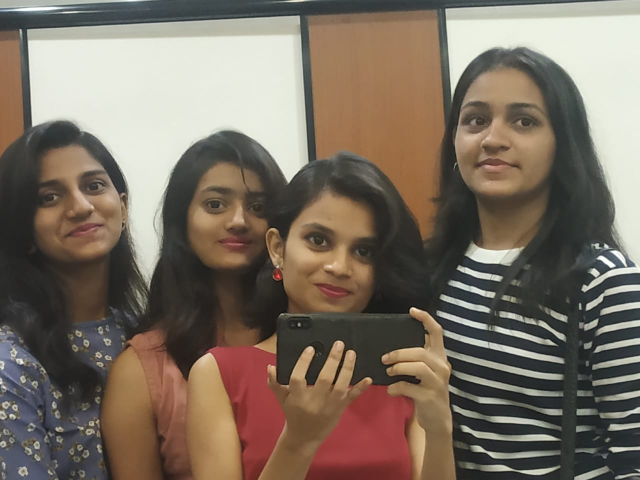
#> input picture group.jpeg, 1280 x 960 px, found by its file name (shown at 1/2 size)
$ python OpenCV.py
#> lines starting #> are read from the running program, lines starting #| are printed output that depends on the picture; after the words box and inside, x2 and y2 are one past the last pixel; in counts of white or black regions, pixels touching at a corner belong together
import cv2

#cascadeclassifier object
face_cascade = cv2.CascadeClassifier("C:\\Users\\hp\\Documents\\OpenCV\\haarcascade_frontalface_default.xml")

#reading colored image
img = cv2.imread ("C:\\Users\\hp\Documents\\OpenCV\\group.jpeg",1)
#> img is the input picture: shape (960, 1280, 3); mean B, G, R 97.5, 110.5, 123.2

#converting image into gray-scale image
gray_img = cv2.cvtColor(img, cv2.COLOR_BGR2GRAY)
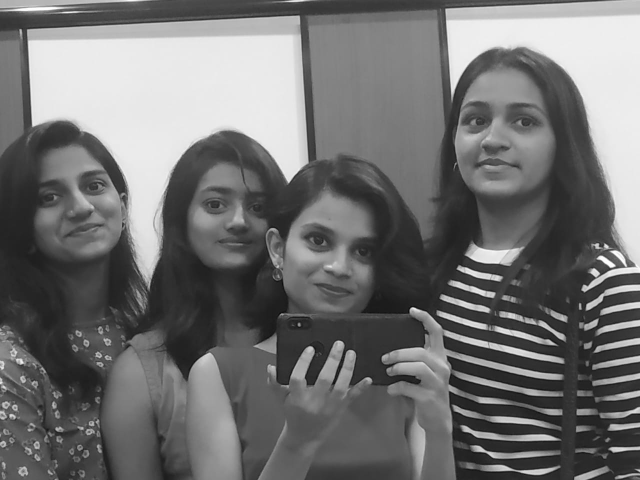
#> gray_img: shape (960, 1280) (shown at 1/2 size); min 1, max 255, mean 112.8

#finding co-ordinates of the face
faces = face_cascade.detectMultiScale(gray_img, scaleFactor=1.05,minNeighbors=5)
#> faces = [[42, 293, 218, 218], [358, 324, 219, 219], [869, 139, 254, 254], [549, 395, 248, 248]]

print(type(faces))
#| <class 'numpy.ndarray'>
print(faces)
#| [[ 42 293 218 218]
#|  [358 324 219 219]
#|  [869 139 254 254]
#|  [549 395 248 248]]

#co-ordinates of face
for w, x, y, z in faces:
    img = cv2.rectangle(img, (w,x), (w+y,x+z),(0,255,0),3)
#> this loop made 4 passes
#> pass 1, `img = cv2.rectangle(img, (w,x), (w+y,x+z),(0,255,0),3)`:
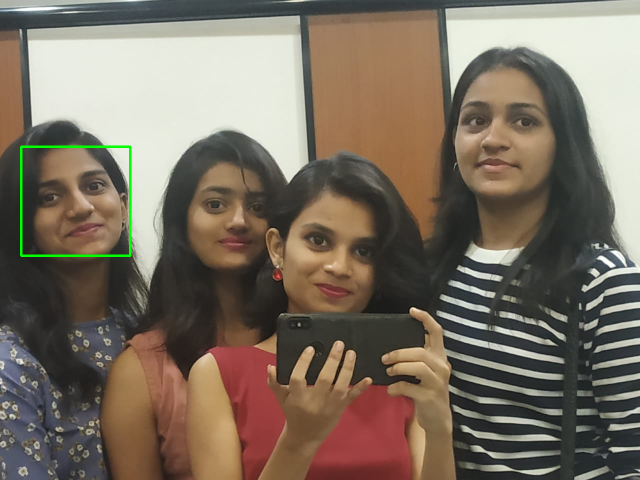
#> img: shape (960, 1280, 3) (shown at 1/2 size); 0.35% of pixels changed, all inside (x1, y1, x2, y2) = (40, 291, 263, 514)
#> pass 2, `img = cv2.rectangle(img, (w,x), (w+y,x+z),(0,255,0),3)`:
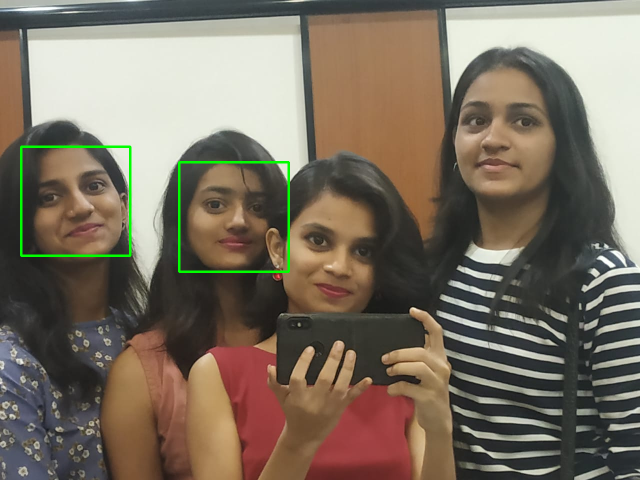
#> img: shape (960, 1280, 3) (shown at 1/2 size); 0.36% of pixels changed, all inside (x1, y1, x2, y2) = (356, 322, 580, 546)
#> pass 3, `img = cv2.rectangle(img, (w,x), (w+y,x+z),(0,255,0),3)`:
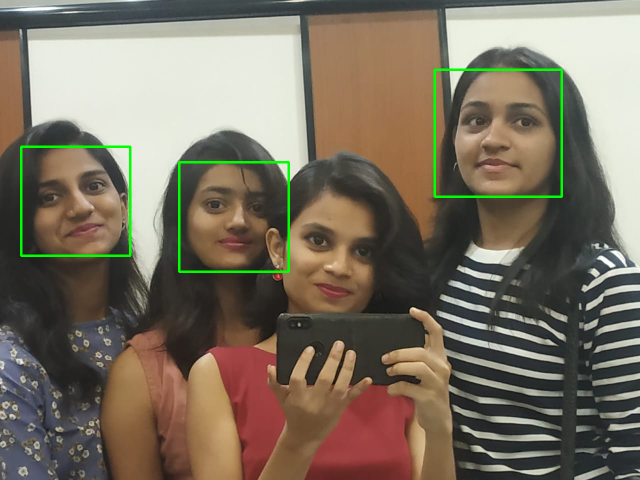
#> img: shape (960, 1280, 3) (shown at 1/2 size); 0.41% of pixels changed, all inside (x1, y1, x2, y2) = (867, 137, 1126, 396)
#> after the loop:
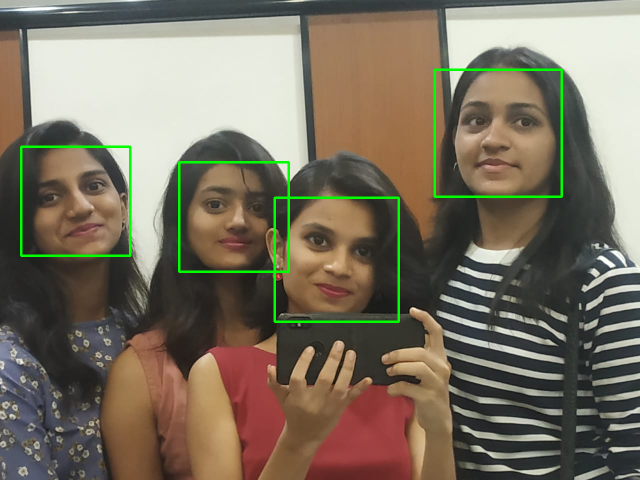
#> img: shape (960, 1280, 3) (shown at 1/2 size); 0.4% of pixels changed, all inside (x1, y1, x2, y2) = (547, 393, 800, 646)

#resize image
resized = cv2.resize(img, (int(img.shape[1]/2),int(img.shape[0]/2)))
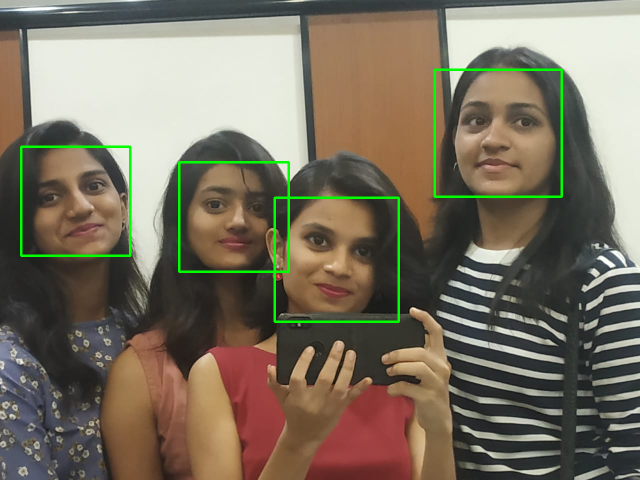
#> resized: shape (480, 640, 3); mean B, G, R 96.5, 113.3, 122

#display image
cv2.imshow ("Group-photo",resized)

#Close window
cv2.waitKey(0)
cv2.destroyAllWindows()

$ run again, with face-detection.JPG copied over group.jpeg
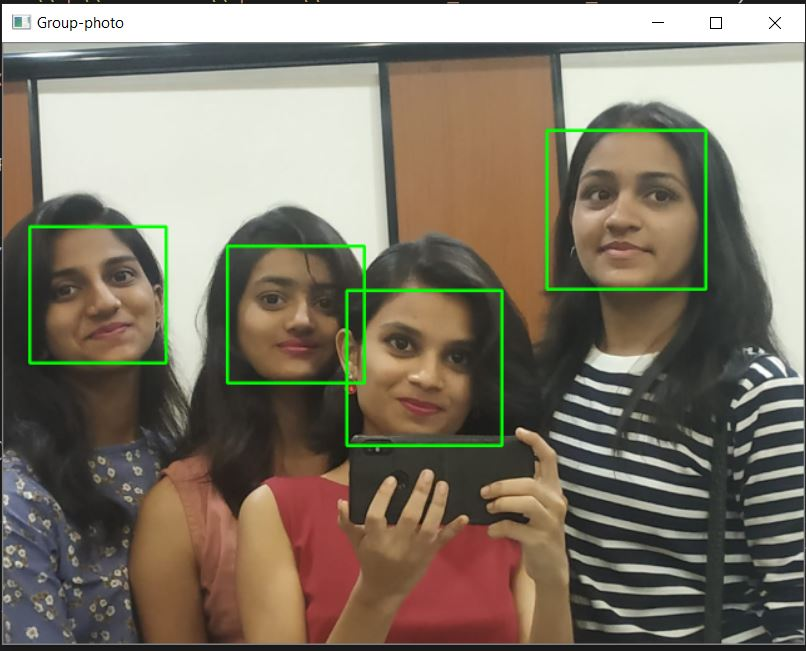
#> input picture face-detection.JPG, 806 x 651 px, found by its file name
#> img is the input picture: shape (651, 806, 3); mean B, G, R 104.5, 119.8, 127.8
#> `gray_img = cv2.cvtColor(img, cv2.COLOR_BGR2GRAY)`:
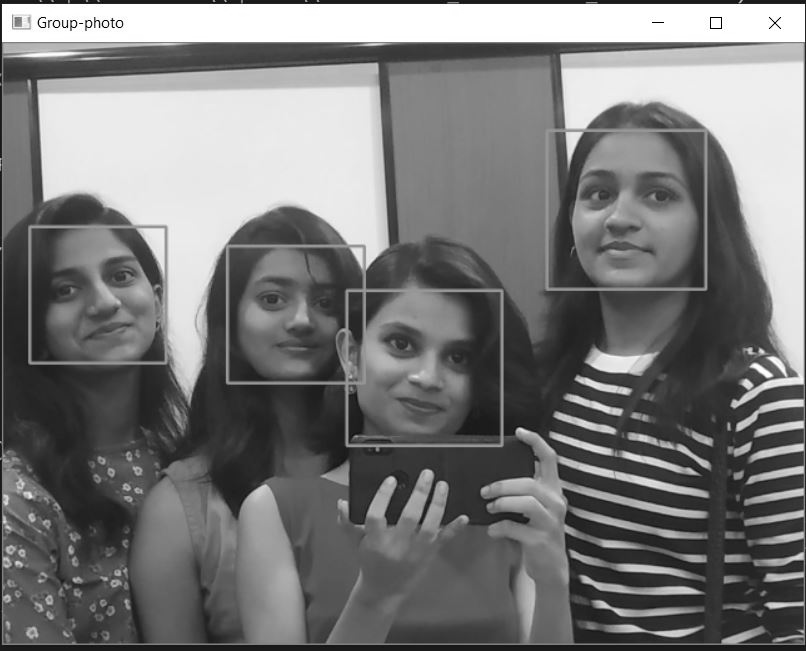
#> gray_img: shape (651, 806); min 0, max 255, mean 120.4
#> faces = [[228, 247, 135, 135], [28, 225, 140, 140], [546, 130, 158, 158], [348, 291, 153, 153]]
#| <class 'numpy.ndarray'>
#| [[228 247 135 135]
#|  [ 28 225 140 140]
#|  [546 130 158 158]
#|  [348 291 153 153]]
#> the loop `for w, x, y, z in faces:` made 4 passes
#> `resized = cv2.resize(img, (int(img.shape[1]/2),int(img.shape[0]/2)))`:
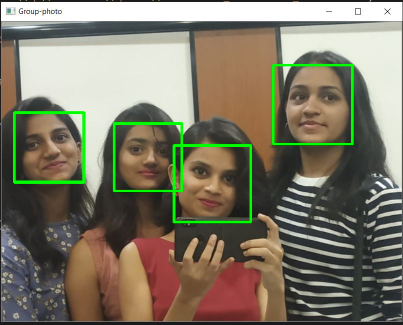
#> resized: shape (325, 403, 3); mean B, G, R 103.5, 121.4, 126.6
